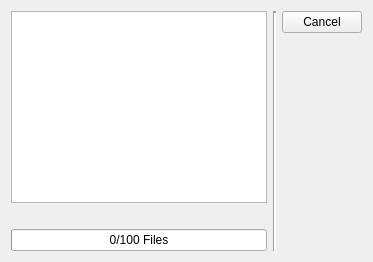
     <widget class="QWidget" name="progressTab">
      <attribute name="title">
       <string>Progress</string>
      </attribute>
      <layout class="QHBoxLayout" name="horizontalLayout_11">
       <item>
        <layout class="QVBoxLayout" name="verticalLayout_12">
         <item>
          <widget class="QListWidget" name="progressList">
           <property name="toolTip">
            <string>Shows the list of files still to be checked</string>
           </property>
           <property name="editTriggers">
            <set>QAbstractItemView::NoEditTriggers</set>
           </property>
           <property name="alternatingRowColors">
            <bool>true</bool>
           </property>
           <property name="selectionMode">
            <enum>QAbstractItemView::NoSelection</enum>
           </property>
           <property name="textElideMode">
            <enum>Qt::ElideMiddle</enum>
           </property>
           <property name="sortingEnabled">
            <bool>true</bool>
           </property>
          </widget>
         </item>
         <item>
          <widget class="E5SqueezeLabelPath" name="checkProgressLabel">
           <property name="sizePolicy">
            <sizepolicy hsizetype="Expanding" vsizetype="Preferred">
             <horstretch>0</horstretch>
             <verstretch>0</verstretch>
            </sizepolicy>
           </property>
           <property name="text">
            <string/>
           </property>
          </widget>
         </item>
         <item>
          <widget class="QProgressBar" name="checkProgress">
           <property name="toolTip">
            <string>Shows the progress of the code style check</string>
           </property>
           <property name="value">
            <number>0</number>
           </property>
           <property name="orientation">
            <enum>Qt::Horizontal</enum>
           </property>
           <property name="format">
            <string>%v/%m Files</string>
           </property>
          </widget>
         </item>
        </layout>
       </item>
       <item>
        <widget class="Line" name="line_3">
         <property name="lineWidth">
          <number>2</number>
         </property>
         <property name="orientation">
          <enum>Qt::Vertical</enum>
         </property>
        </widget>
       </item>
       <item>
        <layout class="QVBoxLayout" name="verticalLayout_11">
         <item>
          <widget class="QPushButton" name="cancelButton">
           <property name="text">
            <string>Cancel</string>
           </property>
          </widget>
         </item>
         <item>
          <spacer name="verticalSpacer_5">
           <property name="orientation">
            <enum>Qt::Vertical</enum>
           </property>
           <property name="sizeHint" stdset="0">
            <size>
             <width>20</width>
             <height>40</height>
            </size>
           </property>
          </spacer>
         </item>
        </layout>
       </item>
      </layout>
     </widget>
